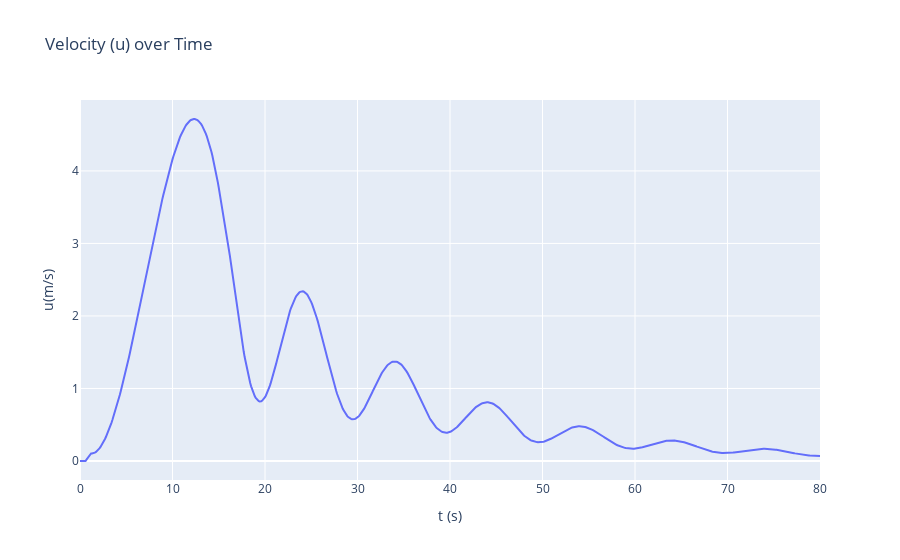

The notebook cell saved with this chart:
### Markdown cell above
# Let us now plot the results

### Code cell
import plotly.graph_objects as go

fig = go.Figure()
fig.add_trace(go.Scatter(x=t, y=u, mode='lines', name='u(m/s)'))
fig.update_layout(title='Velocity (u) over Time',
                  xaxis_title='t (s)',
                  yaxis_title='u(m/s)')
fig.show()

### Figure 1 — Plotly figure (JSON) as saved in the notebook; plotly's stock layout.template omitted (floating-point values rounded to 4 significant figures; data arrays with more than 128 entries replaced by an {"elided": "..."} marker saying what was removed)
{"data": [{"mode": "lines", "name": "u(m/s)", "type": "scatter", "x": {"elided": "801 float values"}, "y": {"elided": "801 float values"}}], "layout": {"title": {"text": "Velocity (u) over Time"}, "xaxis": {"title": {"text": "t (s)"}}, "yaxis": {"title": {"text": "u(m/s)"}}}}
